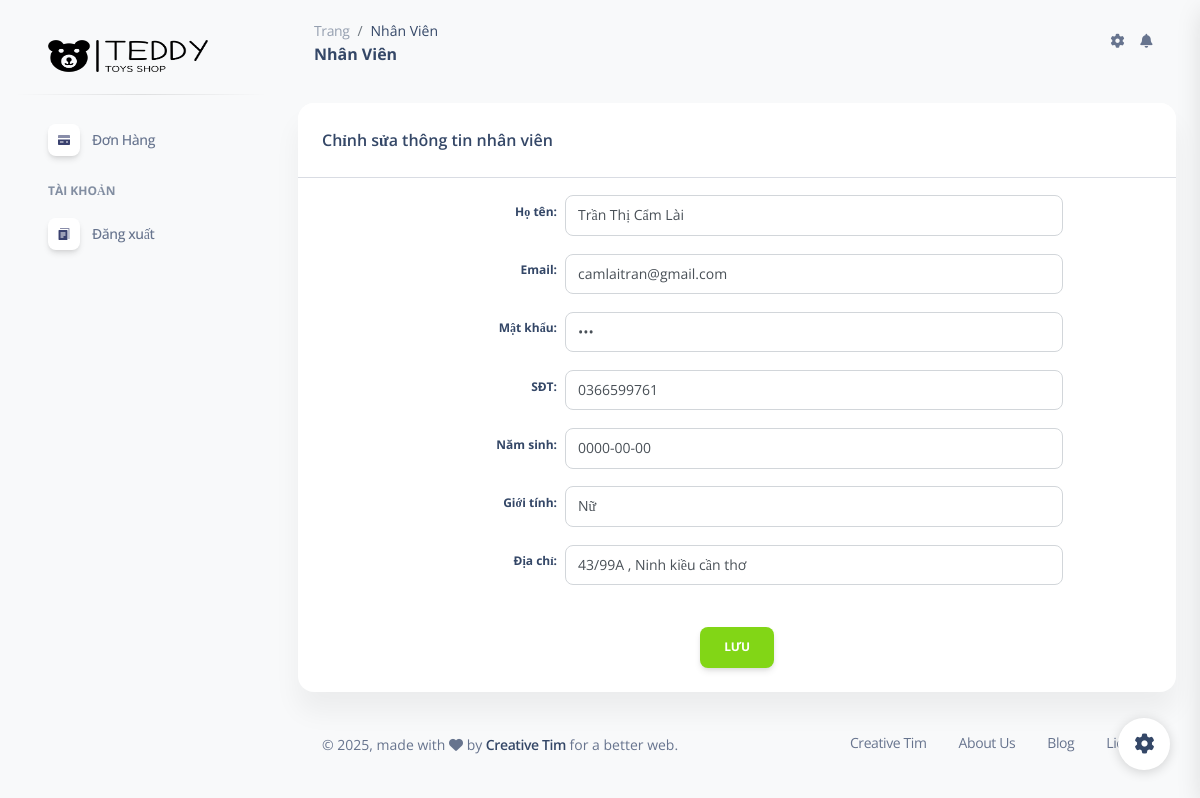
Page /admin/pages/nhanvien/edit.php?id=3 on the committed database.
### tables this page shows
CREATE TABLE `nhanvien` (
  `IDNhanVien` int(11) NOT NULL,
  `HoTenNhanVien` varchar(100) NOT NULL,
  `MatKhau` varchar(20) NOT NULL,
  `Email` varchar(50) NOT NULL,
  `SĐT` varchar(20) NOT NULL,
  `NamSinh` date NOT NULL,
  `GioiTinh` int(11) NOT NULL,
  `DiaChi` varchar(100) NOT NULL
);

### lib/database.php (called while the page is built, shortened)
<?php
class Database extends PDO
{
  public $host = DB_HOST;
  public $user = DB_USER;
  public $pass = DB_PASS;
  public $dbname = DB_NAME;
  public $link;
  private function connectDB()
  {
    $this->link = new mysqli(
      $this->host,
      $this->user,
      $this->pass,
      $this->dbname
    );
  }
  public function select($query)
  {
    $result = $this->link->query($query);
    if ($result->num_rows > 0) {
      return $result;
    } else {
      return false;
    }
  }
}

### controller/nhanvien.php (called while the page is built, shortened)
<?php
$filepath = realpath(dirname(__FILE__));
include_once $filepath . '/../lib/database.php';
?>
<?php
class NhanVien
{
    private $db;
    public function __construct()
    {
        $this->db = new Database();
    }
            ?>
            <?php
    public function getByID($id)
    {
        $query =
            "SELECT * FROM nhanvien WHERE IDNhanVien = '$id'";
        $result = $this->db->select($query);
        return $result;
    }
}

### admin/pages/nhanvien/edit.php (the view, shortened to what this page needs)
<?php
include "../../../controller/nhanvien.php";
$nhanvien = new NhanVien();
$nhanvienUpdate = mysqli_fetch_assoc($nhanvien->getById($_GET['id']));
?>
<!DOCTYPE html>
<html>
<head>
    <link href="../assets/css/nucleo-icons.css" rel="stylesheet" />
    <link href="../assets/css/nucleo-svg.css" rel="stylesheet" />
    <link href="../../assets/css/nucleo-svg.css" rel="stylesheet" />
    <link id="pagestyle" href="../../assets/css/soft-ui-dashboard.css?v=1.0.3" rel="stylesheet" />
</head>
<body class="g-sidenav-show  bg-gray-100">
    <?php
    include "../../layouts/sidebar.php";
    ?>
    <main class="main-content position-relative max-height-vh-100 h-100 mt-1 border-radius-lg ">
        <nav class="navbar navbar-main navbar-expand-lg px-0 mx-4 shadow-none border-radius-xl" id="navbarBlur"
            navbar-scroll="true">
            <div class="container-fluid py-1 px-3">
                <nav aria-label="breadcrumb">
                    <ol class="breadcrumb bg-transparent mb-0 pb-0 pt-1 px-0 me-sm-6 me-5">
                        <li class="breadcrumb-item text-sm"><a class="opacity-5 text-dark" href="javascript:;">Trang</a>
                        </li>
                        <li class="breadcrumb-item text-sm text-dark active" aria-current="page">Nhân Viên</li>
                    </ol>
                    <h6 class="font-weight-bolder mb-0">Nhân Viên</h6>
                </nav>
                <div class="collapse navbar-collapse mt-sm-0 mt-2 me-md-0 me-sm-4" id="navbar">
                    <ul class="navbar-nav  justify-content-end">
                        <li class="nav-item px-3 d-flex align-items-center">
                            <a href="javascript:;" class="nav-link text-body p-0">
                                <i class="fa fa-cog fixed-plugin-button-nav cursor-pointer"></i>
                            </a>
                        </li>
                        <li class="nav-item dropdown pe-2 d-flex align-items-center">
                            <a href="javascript:;" class="nav-link text-body p-0" id="dropdownMenuButton"
                                data-bs-toggle="dropdown" aria-expanded="false">
                                <i class="fa fa-bell cursor-pointer"></i>
                            </a>
                        </li>
                    </ul>
                </div>
            </div>
        </nav>
        <div class="container-fluid py-4">
            <div class="row">
                <div class="col-12">
                    <div class="card mb-4">
                        <div class="card-header pb-0 d-flex justify-content-between">
                            <h6>Chỉnh sửa thông tin nhân viên</h6>
                        </div>
                        <hr>
                        <div class="card-body pt-0 pb-2 text-center">
                            <form action="edit.php" method="POST">
                                <div>
                                    <div class="form-group">
                                        <label for="hoten" class="form-label p-2">Họ tên:</label>
                                        <input id="hoten" name="hoten" class="form-control" type="text" placeholder="Nhập họ tên" value="<?= $nhanvienUpdate['HoTenNhanVien'] ?>" required/>
                                    </div>
                                    <div class="form-group">
                                        <label for="email" class="form-label p-2">Email:</label>
                                        <input id="email" name="email" class="form-control" type="text" placeholder="Nhập email nhân viên" value="<?= $nhanvienUpdate['Email'] ?>" required/>
                                    </div>
                                    <div class="form-group">
                                        <label for="password" class="form-label p-2">Mật khẩu:</label>
                                        <input id="password" name="password" class="form-control" type="password" placeholder="Nhập password nhân viên" value="<?= $nhanvienUpdate['MatKhau'] ?>" required/>
                                    </div>
                                    <div class="form-group">
                                        <label for="sdt" class="form-label p-2">SĐT:</label>
                                        <input id="sdt" name="sdt" class="form-control" type="text" placeholder="Nhập số điện thoại liên lạc" value="<?= $nhanvienUpdate['SĐT'] ?>"/>
                                    </div>
                                    <div class="form-group">
                                        <label for="namsinh" class="form-label p-2">Năm sinh:</label>
                                        <input id="namsinh" name="namsinh" class="form-control" type="text" placeholder="Nhập năm sinh" value="<?= $nhanvienUpdate['NamSinh'] ?>"/>
                                    </div>
                                    <div class="form-group">
                                        <label for="gioitinh" class="form-label p-2">Giới tính:</label>
                                        <input id="gioitinh" name="gioitinh" class="form-control" type="text" placeholder="Nhập giới tính" value="<?= $nhanvienUpdate['GioiTinh']==1?"Nam":"Nữ" ?>"/>
                                    </div>
                                    <div class="form-group">
                                        <label for="diachi" class="form-label p-2">Địa chỉ:</label>
                                        <input id="diachi" name="diachi" class="form-control" type="text" placeholder="Nhập địa chỉ" value="<?= $nhanvienUpdate['DiaChi'] ?>"/>
                                    </div>
                                </div>
                                <br>
                                <input type="submit" class="btn btn-success" value="Lưu"/>
                            </form>
                        </div>
                    </div>
                </div>
            </div>
            <footer class="footer pt-3  ">
                <div class="container-fluid">
                    <div class="row align-items-center justify-content-lg-between">
                        <div class="col-lg-6 mb-lg-0 mb-4">
                            <div class="copyright text-center text-sm text-muted text-lg-start">
                                ©
                                ,
                                made with <i class="fa fa-heart"></i> by
                                <a href="https://www.creative-tim.com" class="font-weight-bold" target="_blank">Creative
                                    Tim</a>
                                for a better web.
                            </div>
                        </div>
                        <div class="col-lg-6">
                            <ul class="nav nav-footer justify-content-center justify-content-lg-end">
                                <li class="nav-item">
                                    <a href="https://www.creative-tim.com" class="nav-link text-muted"
                                        target="_blank">Creative Tim</a>
                                </li>
                                <li class="nav-item">
                                    <a href="https://www.creative-tim.com/presentation" class="nav-link text-muted"
                                        target="_blank">About Us</a>
                                </li>
                                <li class="nav-item">
                                    <a href="https://creative-tim.com/blog" class="nav-link text-muted"
                                        target="_blank">Blog</a>
                                </li>
                                <li class="nav-item">
                                    <a href="https://www.creative-tim.com/license" class="nav-link pe-0 text-muted"
                                        target="_blank">License</a>
                                </li>
                            </ul>
                        </div>
                    </div>
                </div>
            </footer>
        </div>
    </main>
    <div class="fixed-plugin">
        <a class="fixed-plugin-button text-dark position-fixed px-3 py-2">
            <i class="fa fa-cog py-2"> </i>
        </a>
    </div>
</body>
</html>

### admin/pages/nhanvien/edit.php (style rules this page uses)
.form-group { display: flex; align-items: center; justify-content: center; margin-bottom: 15px; }
.form-label { width: 150px; padding-right: 10px; text-align: right; }
.form-control { width: 60%; }

### rows in the picture
nhanvien: hoten "Trần Thị Cẩm Lài", email "camlaitran@gmail.com", sdt "0366599761", namsinh "0000-00-00", gioitinh "Nữ", diachi "43/99A , Ninh kiều cần thơ"
